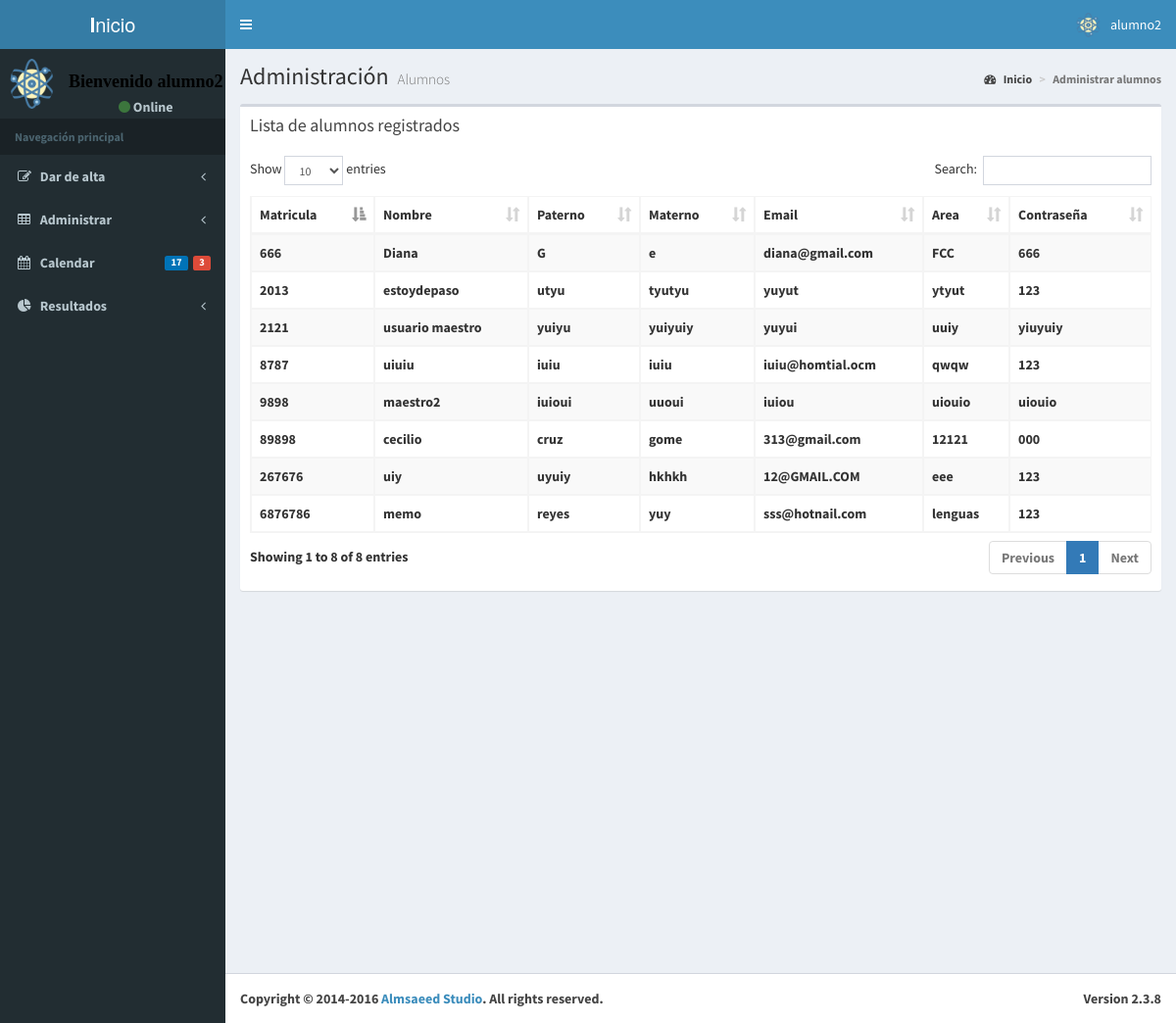
Screenshot of /pages/tables/data2.php (signed in) with the database file from the repository.
### tables this page shows
CREATE TABLE `usuarios` (
  `id_usuario_sistema` int(11) NOT NULL,
  `id_usuario` int(11) NOT NULL,
  `nombre_usuario` varchar(50) NOT NULL,
  `paterno_usuario` varchar(40) NOT NULL,
  `materno_usuario` varchar(40) NOT NULL,
  `email_usuario` varchar(50) NOT NULL,
  `area_usuario` varchar(50) NOT NULL,
  `pass_usuario` varchar(40) NOT NULL,
  `Tipo_usuario` int(11) NOT NULL
);

### pages/tables/data2.php (the view, shortened to what this page needs)
<?php
  require '../conexion.php';
?>
  <?php  $query="SELECT *  FROM usuarios WHERE Tipo_usuario=2";
  $resultado=$mysqli->query($query);
  ?>
<!DOCTYPE html>
<html>
<head>
  <link rel="stylesheet" href="../../bootstrap/css/bootstrap.min.css">
  <link rel="stylesheet" href="https://cdnjs.cloudflare.com/ajax/libs/font-awesome/4.5.0/css/font-awesome.min.css">
  <link rel="stylesheet" href="https://cdnjs.cloudflare.com/ajax/libs/ionicons/2.0.1/css/ionicons.min.css">
  <link rel="stylesheet" href="../../plugins/datatables/dataTables.bootstrap.css">
  <link rel="stylesheet" href="../../dist/css/AdminLTE.min.css">
  <link rel="stylesheet" href="../../dist/css/skins/_all-skins.min.css">
</head>
<body class="hold-transition skin-blue sidebar-mini">
<div class="wrapper">
  <header class="main-header">
    <a href="../../index.php" class="logo">
      <span class="logo-lg"><b>I</b>nicio</span>
    </a>
    <nav class="navbar navbar-static-top">
      <a href="#" class="sidebar-toggle" data-toggle="offcanvas" role="button">
      </a>
      <div class="navbar-custom-menu">
        <ul class="nav navbar-nav">
          <li class="dropdown user user-menu">
            <a href="#" class="dropdown-toggle" data-toggle="dropdown">
              <img src="../../dist/img/logo2.png" class="user-image" alt="User Image">
              <span class="hidden-xs">
                <?php
                echo' '.$_SESSION["user"];
                ?>
</span>
            </a>
          </li>
        </ul>
      </div>
    </nav>
  </header>
  <aside class="main-sidebar">
    <section class="sidebar">
      <div class="user-panel">
        <div class="pull-left image">
          <img src="../../dist/img/logo2.png" class="img-circle" alt="User Image">
        </div>
        <div class="pull-left info">
          <p>
<?php
    echo'<center>   <b><font color="#000000" face="georgia" size="4"><marquee width="200" scrollamount="6" bgcolor="#FFFFFF">Bienvenido '.$_SESSION["user"].'</marquee></font>';
?>
</p>
          <a href="#"><i class="fa fa-circle text-success"></i> Online</a>
        </div>
      </div>
      <ul class="sidebar-menu">
        <li class="header">Navegación principal</li>
        <li class="treeview">
          <a href="#">
            <i class="fa fa-edit"></i> <span>Dar de alta</span>
            <span class="pull-right-container">
              <i class="fa fa-angle-left pull-right"></i>
            </span>
          </a>
        </li>
        <li class="treeview">
          <a href="#">
            <i class="fa fa-table"></i> <span>Administrar</span>
            <span class="pull-right-container">
              <i class="fa fa-angle-left pull-right"></i>
            </span>
          </a>
        </li>
        <li>
          <a href="../calendar.php">
            <i class="fa fa-calendar"></i> <span>Calendar</span>
            <span class="pull-right-container">
              <small class="label pull-right bg-red">3</small>
              <small class="label pull-right bg-blue">17</small>
            </span>
          </a>
        </li>
        <li class="treeview">
          <a href="#">
            <i class="fa fa-pie-chart"></i>
            <span>Resultados</span>
            <span class="pull-right-container">
              <i class="fa fa-angle-left pull-right"></i>
            </span>
          </a>
        </li>
    </section>
  </aside>
  <div class="content-wrapper">
    <section class="content-header">
      <h1>
        Administración
        <small>Alumnos</small>
      </h1>
     <ol class="breadcrumb">
        <li><a href="../../index.php"><i class="fa fa-dashboard"></i> Inicio</a></li>
        <li class="active">Administrar alumnos</li>
      </ol>
    </section>
    <section class="content">
      <div class="row">
        <div class="col-xs-12">
          <div class="box">
            <div class="box-header">
              <h3 class="box-title">Lista de alumnos registrados</h3>
            </div>
            <div class="box-body">
              <table id="example1" class="table table-bordered table-striped">
                <thead>
                <tr>
                  <th>Matricula</th>
                  <th>Nombre</th>
                  <th>Paterno</th>
                  <th>Materno</th>
                  <th>Email</th>
                  <th>Area</th>
                  <th>Contraseña</th>
                </tr>
                </thead>
                <tbody>
                   <?php while($row=$resultado->fetch_assoc()){ ?>
                <tr>
                  <td><?php echo $row['id_usuario'];?>        </td>
                  <td><?php echo $row['nombre_usuario'];?>    </td>
                  <td><?php echo $row['paterno_usuario'];?>   </td>
                  <td> <?php echo $row['materno_usuario'];?>  </td>
                  <td><?php echo $row['email_usuario'];?>     </td>
                  <td><?php echo $row['area_usuario'];?>      </td>
                  <td> <?php echo $row['pass_usuario'];?>     </td>
                </tr>
                 <?php } ?>
              </table>
            </div>
          </div>
        </div>
      </div>
    </section>
  </div>
  <footer class="main-footer">
    <div class="pull-right hidden-xs">
      <b>Version</b> 2.3.8
    </div>
    <strong>Copyright &copy; 2014-2016 <a href="http://almsaeedstudio.com">Almsaeed Studio</a>.</strong> All rights
    reserved.
  </footer>
</div>
</body>
</html>

### rows the page displays
usuarios: id_usuario "666", nombre_usuario "Diana", paterno_usuario "G", materno_usuario "e", email_usuario "diana@gmail.com", area_usuario "FCC", pass_usuario "666"
usuarios: id_usuario "267676", nombre_usuario "uiy", paterno_usuario "uyuiy", materno_usuario "hkhkh", email_usuario "12@GMAIL.COM", area_usuario "eee", pass_usuario "123"
usuarios: id_usuario "2121", nombre_usuario "usuario maestro", paterno_usuario "yuiyu", materno_usuario "yuiyuiy", email_usuario "yuyui", area_usuario "uuiy", pass_usuario "yiuyuiy"
usuarios: id_usuario "9898", nombre_usuario "maestro2", paterno_usuario "iuioui", materno_usuario "uuoui", email_usuario "iuiou", area_usuario "uiouio", pass_usuario "uiouio"
usuarios: id_usuario "6876786", nombre_usuario "memo", paterno_usuario "reyes", materno_usuario "yuy", email_usuario "sss@hotnail.com", area_usuario "lenguas", pass_usuario "123"
usuarios: id_usuario "89898", nombre_usuario "cecilio", paterno_usuario "cruz", materno_usuario "gome", email_usuario "313@gmail.com", area_usuario "12121", pass_usuario "000"
usuarios: id_usuario "8787", nombre_usuario "uiuiu", paterno_usuario "iuiu", materno_usuario "iuiu", email_usuario "iuiu@homtial.ocm", area_usuario "qwqw", pass_usuario "123"
usuarios: id_usuario "2013", nombre_usuario "estoydepaso", paterno_usuario "utyu", materno_usuario "tyutyu", email_usuario "yuyut", area_usuario "ytyut", pass_usuario "123"

### other values shown
$_SESSION["user"] "alumno2"
